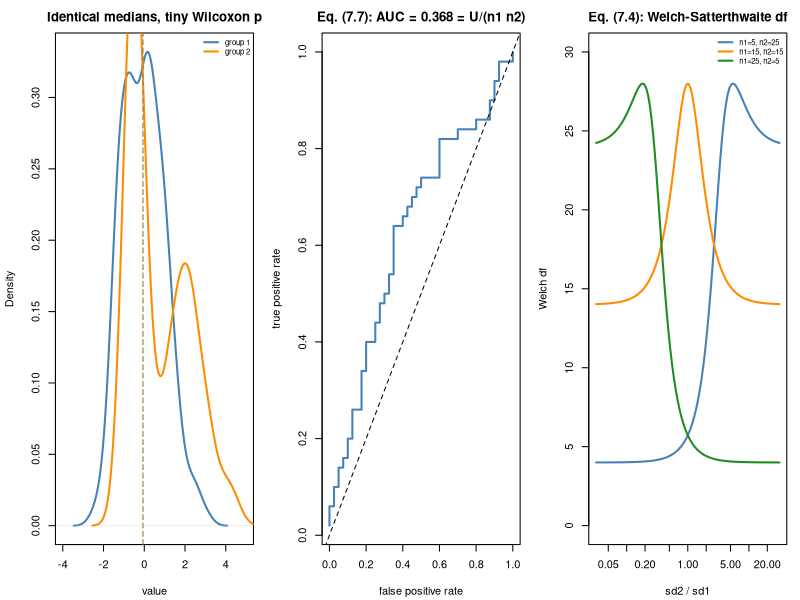

This chart was generated by the following R code:
#' ---
#' title: "Module 07 - t-tests, rank tests, and permutation tests"
#' output: html_document
#' ---
#'
#' **Curriculum link:** `stats.md` -> Topic 7, equations (7.1)-(7.7)
#'
#' ## What you will learn
#'
#' 1. Pooled vs Welch (7.2)-(7.4) and **why R defaults to Welch**.
#' 2. That a t-test IS a linear model (7.5) -- to machine precision.
#' 3. What Mann-Whitney actually tests (7.6)-(7.7): the AUC, not a median.
#' 4. Permutation tests, and when exchangeability fails.

#+ setup, message = FALSE
MODULE_NAME <- "07_ttests_ranks_permutation"
OUT <- file.path(Sys.getenv("STATS_OUT", unset = "results"), MODULE_NAME)
dir.create(OUT, recursive = TRUE, showWarnings = FALSE)
header <- function(txt) cat("\n", strrep("=", 72), "\n", txt, "\n",
                            strrep("=", 72), "\n", sep = "")

#' ## 1. The three t-tests, from their formulas, eq. (7.1)-(7.4)

#+ ttests
header("1. Implementing the t-tests from their formulas (7.1)-(7.4)")
t_pooled <- function(x, y) {                                   # eq. (7.2)
  n1 <- length(x); n2 <- length(y)
  sp2 <- ((n1-1)*var(x) + (n2-1)*var(y)) / (n1+n2-2)
  t <- (mean(x) - mean(y)) / sqrt(sp2 * (1/n1 + 1/n2))
  df <- n1 + n2 - 2
  c(t = t, df = df, p = 2 * pt(abs(t), df, lower.tail = FALSE))
}
t_welch <- function(x, y) {                                    # eq. (7.3)-(7.4)
  n1 <- length(x); n2 <- length(y)
  v1 <- var(x)/n1; v2 <- var(y)/n2
  t <- (mean(x) - mean(y)) / sqrt(v1 + v2)
  df <- (v1 + v2)^2 / (v1^2/(n1-1) + v2^2/(n2-1))              # Welch-Satterthwaite
  c(t = t, df = df, p = 2 * pt(abs(t), df, lower.tail = FALSE))
}
set.seed(701)
x <- rnorm(8, 0, 1); y <- rnorm(20, 0.8, 2.5)
tp <- t_pooled(x, y); tw <- t_welch(x, y)
cat(sprintf("  pooled (7.2): t=%+.4f  df=%.0f      p=%.4f\n", tp["t"], tp["df"], tp["p"]))
cat(sprintf("  Welch  (7.3): t=%+.4f  df=%.2f   p=%.4f\n", tw["t"], tw["df"], tw["p"]))
tt <- t.test(x, y)
cat(sprintf("  t.test()    : t=%+.4f  df=%.2f   p=%.4f   (var.equal=FALSE default)\n",
            tt$statistic, tt$parameter, tt$p.value))
cat(sprintf("\n  Welch df lies between min(n)-1=%d and n1+n2-2=%d, as required.\n",
            min(length(x), length(y)) - 1, length(x) + length(y) - 2))

#+ welch-calibration
header("Calibration under unequal variances and unequal n")
fpr <- function(n1, n2, sd1, sd2, n_sim = 4000) {
  r <- replicate(n_sim, {
    a <- rnorm(n1, 0, sd1); b <- rnorm(n2, 0, sd2)
    c(t_pooled(a, b)["p"], t_welch(a, b)["p"])
  })
  c(pooled = mean(r[1, ] < 0.05), welch = mean(r[2, ] < 0.05))
}
set.seed(702)
cat(sprintf("%4s%4s%6s%6s%13s%12s\n", "n1", "n2", "sd1", "sd2", "pooled FPR", "Welch FPR"))
for (cfg in list(c(10,10,1,1), c(10,10,1,3), c(5,25,3,1), c(5,25,1,3), c(25,5,1,3))) {
  r <- fpr(cfg[1], cfg[2], cfg[3], cfg[4])
  flag <- if (r["pooled"] > 0.08) "  <-- BROKEN" else ""
  cat(sprintf("%4d%4d%6g%6g%12.1f%%%11.1f%%%s\n", cfg[1], cfg[2], cfg[3], cfg[4],
              100*r["pooled"], 100*r["welch"], flag))
}
cat("\n  Welch holds ~5% everywhere. Pooled fails badly when the SMALL group\n")
cat("  has the LARGE variance. This is why t.test() defaults to Welch.\n")
cat("  DO NOT pre-test variances and then choose: the two-stage procedure has\n")
cat("  its own distorted error rate.\n")

#' ## 2. A t-test IS a linear model, eq. (7.5)

#+ lm-equivalence
header("2. t-test == lm == ANOVA, to machine precision (7.5)")
set.seed(703)
g1 <- rnorm(15, 5); g2 <- rnorm(15, 6.2)
d <- data.frame(y = c(g1, g2), g = rep(c("A", "B"), each = 15))
fit <- lm(y ~ g, data = d)
tt <- t.test(g1, g2, var.equal = TRUE)
av <- anova(fit)
cat(sprintf("  lm coefficient beta1    = %.10f\n", coef(fit)["gB"]))
cat(sprintf("  difference of means     = %.10f\n", mean(g2) - mean(g1)))
cat(sprintf("  lm t-statistic          = %.10f\n", coef(summary(fit))["gB", "t value"]))
cat(sprintf("  pooled t-test statistic = %.10f\n", -tt$statistic))
cat(sprintf("\n  F from anova(lm)        = %.10f\n", av[["F value"]][1]))
cat(sprintf("  t^2                     = %.10f   <- eq. (B.6)\n", tt$statistic^2))
stopifnot(all.equal(unname(coef(summary(fit))["gB", "t value"]), unname(-tt$statistic)))
stopifnot(all.equal(av[["F value"]][1], unname(tt$statistic^2)))
cat("\n  Assertions passed: they are the same computation.\n")

set.seed(704)
subj <- rnorm(14, 0, 2)
pre <- subj + rnorm(14, 0, 0.7); post <- subj + rnorm(14, 0, 0.7) + 0.9
cat(sprintf("\n  paired t-test p             = %.6f\n",
            t.test(post, pre, paired = TRUE)$p.value))
cat(sprintf("  one-sample t on differences = %.6f\n", t.test(post - pre)$p.value))

#' ## 3. What Mann-Whitney actually tests, eq. (7.6)-(7.7)
#'
#' $$\frac{U_1}{n_1n_2}=\widehat{\Pr}(Y_1>Y_2)+\tfrac12\widehat{\Pr}(Y_1=Y_2)
#'   =\widehat{\mathrm{AUC}}$$

#+ mann-whitney
header("3. Mann-Whitney = AUC, not a median test (7.6)-(7.7)")
mann_whitney <- function(x, y) {
  n1 <- length(x); n2 <- length(y)
  R1 <- sum(rank(c(x, y))[seq_len(n1)])
  U1 <- R1 - n1 * (n1 + 1) / 2                                 # eq. (7.6)
  list(U1 = U1, AUC = U1 / (n1 * n2), E_U = n1 * n2 / 2,
       Var_U = n1 * n2 * (n1 + n2 + 1) / 12,
       rank_biserial = 2 * U1 / (n1 * n2) - 1)
}
set.seed(705)
a <- rnorm(40); b <- rnorm(50, 0.7)
r <- mann_whitney(a, b)
direct_auc <- mean(outer(a, b, ">")) + 0.5 * mean(outer(a, b, "=="))
cat(sprintf("  U1 from ranks (7.6)       = %.1f\n", r$U1))
cat(sprintf("  U from wilcox.test()      = %.1f\n",
            wilcox.test(a, b)$statistic))
cat(sprintf("  AUC = U1/(n1*n2)  (7.7)   = %.6f\n", r$AUC))
cat(sprintf("  direct P(a > b)           = %.6f   <- identical\n", direct_auc))
cat(sprintf("  rank-biserial correlation = %+.4f\n", r$rank_biserial))

cat("\n--- Two distributions with the SAME median but different shape ---\n")
set.seed(706)
h1 <- rnorm(300)
h2 <- c(rnorm(150, -0.55, 0.30), rnorm(150, 1.8, 1.2))
h2 <- h2 - median(h2) + median(h1)         # force medians to match EXACTLY
cat(sprintf("  median group 1 = %+.4f\n", median(h1)))
cat(sprintf("  median group 2 = %+.4f   (matched by construction)\n", median(h2)))
cat(sprintf("  mean   group 1 = %+.4f\n", mean(h1)))
cat(sprintf("  mean   group 2 = %+.4f\n", mean(h2)))
cat(sprintf("\n  Mann-Whitney p = %.2e   <- 'significant' despite identical medians\n",
            wilcox.test(h1, h2)$p.value))
cat(sprintf("  AUC            = %.4f\n", mann_whitney(h1, h2)$AUC))
cat(sprintf("  Welch t-test p = %.4f\n", t.test(h1, h2)$p.value))
cat("\n  CONCLUSION: 'use Wilcoxon to compare medians' is FALSE in general.\n")
cat("  Report what it estimates: P(Y1 > Y2), i.e. the AUC.\n")

#' ## 4. Choosing a test: a power comparison

#+ power-comparison
header("4. Relative power under three data-generating processes")
perm_p <- function(a, b, B = 199) {
  pooled <- c(a, b); n <- length(a)
  obs <- abs(mean(a) - mean(b))
  cnt <- sum(replicate(B, {
    p <- sample(pooled); abs(mean(p[seq_len(n)]) - mean(p[-seq_len(n)])) >= obs }))
  (1 + cnt) / (B + 1)
}
compare_power <- function(fa, fb, n = 15, n_sim = 800) {
  r <- replicate(n_sim, {
    a <- fa(n); b <- fb(n)
    c(t.test(a, b)$p.value,
      suppressWarnings(wilcox.test(a, b)$p.value),
      perm_p(a, b))
  })
  rowMeans(r < 0.05)
}
set.seed(707)
cases <- list(
  "Normal, shift 0.8"           = list(function(k) rnorm(k), function(k) rnorm(k, 0.8)),
  "Log-normal, ratio 2"         = list(function(k) rlnorm(k), function(k) 2 * rlnorm(k)),
  "Heavy tails (t3), shift 0.8" = list(function(k) rt(k, 3), function(k) rt(k, 3) + 0.8),
  "TRUE NULL (calibration)"     = list(function(k) rnorm(k), function(k) rnorm(k)))
cat(sprintf("%-30s%10s%11s%13s\n", "scenario", "Welch t", "Wilcoxon", "permutation"))
for (nm in names(cases)) {
  r <- compare_power(cases[[nm]][[1]], cases[[nm]][[2]])
  cat(sprintf("%-30s%9.1f%%%10.1f%%%12.1f%%\n", nm, 100*r[1], 100*r[2], 100*r[3]))
}
cat("\n  All three hold ~5% under the null: all VALID, just differently\n")
cat("  powerful. Choose by ESTIMAND, not by a pre-test.\n")

#' ## 5. Permutation and the limits of exchangeability

#+ exchangeability
header("5. Permutation is exact ONLY under exchangeability")
set.seed(708)
cat(sprintf("  permuting independent observations : FPR = %.1f%%  (valid)\n",
            100 * mean(replicate(600, perm_p(rnorm(8), rnorm(8)) < 0.05))))
clustered_fpr <- mean(replicate(600, {
  b <- rnorm(8)                                   # 8 donors, 4 per arm
  cells <- matrix(rnorm(8 * 30), nrow = 8) + b
  perm_p(as.vector(cells[1:4, ]), as.vector(cells[5:8, ]), B = 99) < 0.05
}))
cat(sprintf("  permuting CELLS from clustered data: FPR = %.1f%%  (broken)\n",
            100 * clustered_fpr))
fixed_fpr <- mean(replicate(600, {
  b <- rnorm(8)
  cells <- matrix(rnorm(8 * 30), nrow = 8) + b
  dm <- rowMeans(cells)
  obs <- abs(mean(dm[1:4]) - mean(dm[5:8]))
  cnt <- sum(replicate(99, { p <- sample(dm); abs(mean(p[1:4]) - mean(p[5:8])) >= obs }))
  (1 + cnt) / 100 < 0.05
}))
cat(sprintf("  permuting DONOR labels             : FPR = %.1f%%  (valid)\n",
            100 * fixed_fpr))
cat("\n  Permutation does NOT rescue pseudoreplication. Permute at the level\n")
cat("  that was randomised.\n")

#' ## 6. Figure

#+ figure
png(file.path(OUT, "two_group_tests.png"), width = 1300, height = 420, res = 110)
par(mfrow = c(1, 3), mar = c(4.2, 4.2, 2.5, 1))
plot(density(h1), col = "steelblue", lwd = 2, xlim = c(-4, 5),
     main = "Identical medians, tiny Wilcoxon p", xlab = "value")
lines(density(h2), col = "darkorange", lwd = 2)
abline(v = median(h1), col = "steelblue", lty = 2)
abline(v = median(h2), col = "darkorange", lty = 3)
legend("topright", c("group 1", "group 2"), col = c("steelblue", "darkorange"),
       lwd = 2, bty = "n", cex = 0.7)

scores <- c(a, b); labels <- c(rep(0, length(a)), rep(1, length(b)))
o <- order(-scores)
tpr <- cumsum(labels[o]) / sum(labels)
fpr_ <- cumsum(1 - labels[o]) / sum(1 - labels)
plot(fpr_, tpr, type = "l", lwd = 2, col = "steelblue", xlab = "false positive rate",
     ylab = "true positive rate",
     main = sprintf("Eq. (7.7): AUC = %.3f = U/(n1 n2)", mann_whitney(a, b)$AUC))
abline(0, 1, lty = 2)

ratios <- 10^seq(-1.5, 1.5, length.out = 100)
plot(NA, xlim = range(ratios), ylim = c(0, 30), log = "x", xlab = "sd2 / sd1",
     ylab = "Welch df", main = "Eq. (7.4): Welch-Satterthwaite df")
cols <- c("steelblue", "darkorange", "forestgreen")
cfgs <- list(c(5, 25), c(15, 15), c(25, 5))
for (i in seq_along(cfgs)) {
  n1 <- cfgs[[i]][1]; n2 <- cfgs[[i]][2]
  dfs <- (1/n1 + ratios^2/n2)^2 / ((1/n1)^2/(n1-1) + (ratios^2/n2)^2/(n2-1))
  lines(ratios, dfs, col = cols[i], lwd = 2)
}
legend("topright", sapply(cfgs, function(z) sprintf("n1=%d, n2=%d", z[1], z[2])),
       col = cols, lwd = 2, bty = "n", cex = 0.7)
invisible(dev.off())
cat("\nFigure written to", file.path(OUT, "two_group_tests.png"), "\n")

#' ## Decision rules (from `stats.md` Topic 7)
#'
#' 1. Pairing comes from the design, never from a normality test.
#' 2. Default to Welch for independent two-group comparisons.
#' 3. Use a rank test when the ESTIMAND is rank-based, and report P(Y1>Y2).
#' 4. Normality applies to the sampling distribution, not the raw values.
#'
#' **Next:** `08_multiple_testing.R`
